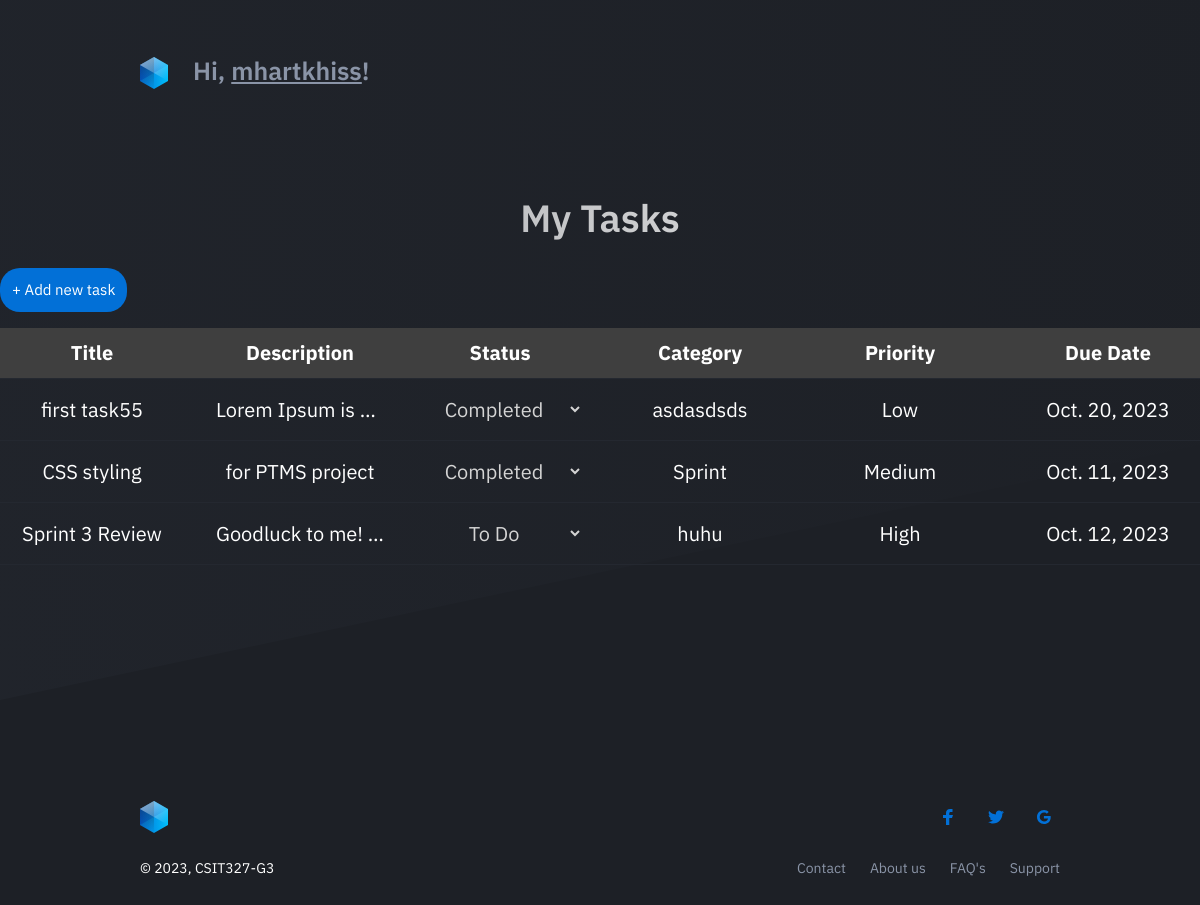
/tasks/ (signed in), run on an earlier commit of the app's database.
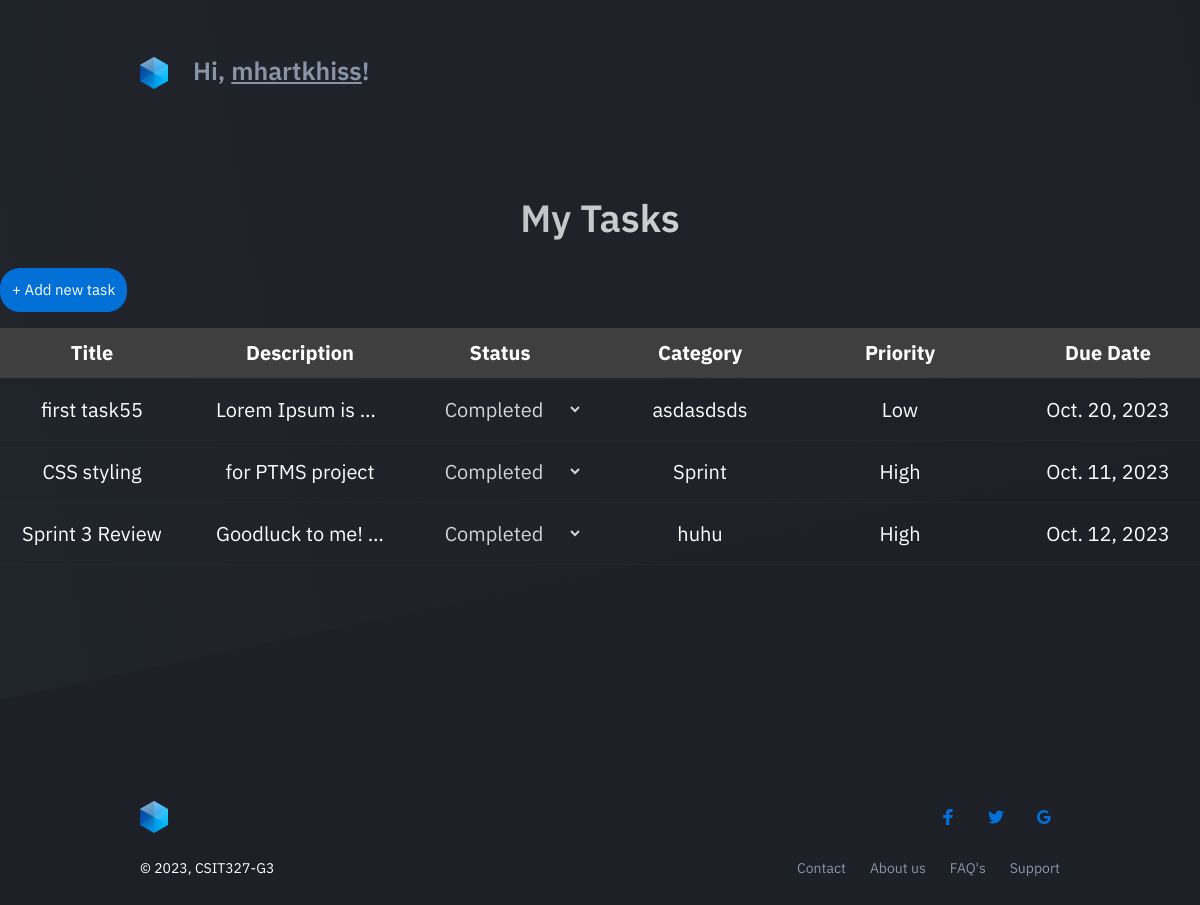
And on a later commit of the database.
### PTMSApp/models.py (models this page shows, shortened)
class Task(models.Model):
    title = models.CharField(max_length=255)
    description = models.TextField(null=True)
    priority = models.CharField(max_length=10)
    due_date = models.DateField()
    user = models.ForeignKey(User, on_delete=models.CASCADE)
    status = models.CharField(max_length=20, choices=(
        ('todo', 'To Do'),
        ('inprogress', 'In Progress'),
        ('completed', 'Completed'),
    ), default='todo')
    category = models.CharField(max_length=255, null=True)

### PTMSApp/views.py (the view)
# urls.py: path('tasks/', views.userprofile_view, name='userprofile'),
def userprofile_view(request):
    if request.user.is_authenticated:
        user = request.user
        tasks = Task.objects.filter(user=user)  # Retrieve tasks for the current user
        if request.method == 'POST':
            task_id = request.POST.get('task_id')
            new_status = request.POST.get('new_status')
            task = Task.objects.get(id=task_id)
            task.status = new_status
            task.save()
        has_tasks = len(tasks) > 0
        return render(request, 'PTMSApp/userprofile.html', {'user': user, 'tasks': tasks, 'has_tasks': has_tasks})
    else:
        return redirect('login')

### PTMSApp/templates/PTMSApp/userprofile.html (shortened to what this page needs)
{% load static %}
<!DOCTYPE html>
<html lang="en" class="no-js">
<head>
    <link rel="stylesheet" type="text/css" href="{% static 'css/style.css' %}">
    <link rel="stylesheet" type="text/css" href="{% static 'css/userprofile.css' %}">
</head>
<body class="is-boxed has-animations">
<div class="page-container">
    <div class="body-wrap">
        <header class="site-header">
            <div class="container">
                <div class="site-header-inner">
                    <div class="brand header-brand">
                        <h1 class="m-0">
                            <a href="#" class="header-link">
                                <div class="header">
                                    <img class="header-logo-image" src="{% static 'images/logo.svg' %}" alt="Logo">
                                    <p><strong>Hi, <span class="username">{{ user.username }}</span>!</strong></p>
                                </div>
                            </a>
                        </h1>
                    </div>
                </div>
            </div>
        </header>
        <main>
            <section class="user-tasks" id="taskSection">
                <div class="tasks-header">
                    <h2>My Tasks</h2>
                </div>
                <div class="button-container">
                    <button id="addTaskButton">+ Add new task</button>
                <table id="taskTable">
                    <thead>
                        <tr>
                            <th>Title</th>
                            <th>Description</th>
                            <th>Status</th>
                            <th>Category</th>
                            <th>Priority</th>
                            <th>Due Date</th>
                        </tr>
                    </thead>
                    <tbody>
                        {% for task in tasks %}
                        <tr class="task-row"
                            data-task-id="{{ task.id }}"
                            data-task-title="{{ task.title }}"
                            data-task-description="{{ task.description }}"
                            data-task-priority="{{ task.priority }}"
                            data-task-due-date="{{ task.due_date }}"
                            data-task-category="{{ task.category }}"
                            data-task-status="{{ task.status }}">
                            <td>{{ task.title }}</td>
                            <td>{{ task.description }}</td>
                            <td>
                                <select class="status-dropdown" data-task-id="{{ task.id }}">
                                    <option value="todo" {% if task.status == 'todo' %}selected{% endif %}>To Do</option>
                                    <option value="completed" {% if task.status == 'completed' %}selected{% endif %}>Completed</option>
                                </select>
                            </td>
                            <td>{{ task.category }}</td>
                            <td>{{ task.priority }}</td>
                            <td>{{ task.due_date }}</td>
                        </tr>
                        {% endfor %}
                    </tbody>
                </table>
            </div>
            </section>
            <section class="hero center">
            </section>
        </main>
        <footer class="site-footer">
            <div class="container">
                <div class="site-footer-inner">
                    <div class="brand footer-brand">
                        <a href="#">
                            <img class="header-logo-image" src="{% static 'images/logo.svg' %}" alt="Logo">
                        </a>
                    </div>
                    <ul class="footer-links list-reset">
                        <li>
                            <a href="#">Contact</a>
                        </li>
                        <li>
                            <a href="#">About us</a>
                        </li>
                        <li>
                            <a href="#">FAQ's</a>
                        </li>
                        <li>
                            <a href="#">Support</a>
                        </li>
                    </ul>
                    <ul class="footer-social-links list-reset">
                        <li>
                            <a href="#">
                                <svg width="16" height="16" xmlns="http://www.w3.org/2000/svg">
                                    <path d="M6.023 16L6 9H3V6h3V4c0-2.7 1.672-4 4.08-4 1.153 0 2.144.086 2.433.124v2.821h-1.67c-1.31 0-1.563.623-1.563 1.536V6H13l-1 3H9.28v7H6.023z" fill="#0270D7"/>
                                </svg>
                            </a>
                        </li>
                        <li>
                            <a href="#">
                            </a>
                        </li>
                        <li>
                            <a href="#">
                                <svg width="16" height="16" xmlns="http://www.w3.org/2000/svg">
                                    <path d="M7.9 7v2.4H12c-.2 1-1.2 3-4 3-2.4 0-4.3-2-4.3-4.4 0-2.4 2-4.4 4.3-4.4 1.4 0 2.3.6 2.8 1.1l1.9-1.8C11.5 1.7 9.9 1 8 1 4.1 1 1 4.1 1 8s3.1 7 7 7c4 0 6.7-2.8 6.7-6.8 0-.5 0-.8-.1-1.2H7.9z" fill="#0270D7"/>
                                </svg>
                            </a>
                        </li>
                    </ul>
                    <div class="footer-copyright">&copy; 2023, CSIT327-G3</div>
                </div>
            </div>
        </footer>
    </div>
</div>
</body>
</html>

### PTMSApp/static/css/style.css (style rules this page uses)
html { line-height:1.15;-ms-text-size-adjust:100%;-webkit-text-size-adjust:100% }
body { margin:0 }
article,aside,footer,header,nav,section { display:block }
h1 { font-size:2em;margin:0.67em 0 }
figcaption,figure,main { display:block }
a { background-color:transparent;-webkit-text-decoration-skip:objects }
b,strong { font-weight:inherit }
b,strong { font-weight:bolder }
img { border-style:none }
svg:not(:root) { overflow:hidden }
button,input,optgroup,select,textarea { font-family:sans-serif;font-size:100%;line-height:1.15;margin:0 }
button,input { overflow:visible }
button,select { text-transform:none }
button,html [type="button"],[type="reset"],[type="submit"] { -webkit-appearance:button }
html { box-sizing:border-box }
*,*:before,*:after { box-sizing:inherit }
body { background:#1D2026;-moz-osx-font-smoothing:grayscale;-webkit-font-smoothing:antialiased }
ul,ol { margin-top:0;margin-bottom:24px;padding-left:24px }
ul { list-style:disc }
img { height:auto;max-width:100%;vertical-align:middle }
img,svg { display:block }
table { border-collapse:collapse;margin-bottom:24px;width:100% }
tr { border-bottom:1px solid #242830 }
th { text-align:left }
th,td { padding:10px 16px }
th:first-child,td:first-child { padding-left:0 }
th:last-child,td:last-child { padding-right:0 }
html { font-size:20px;line-height:30px }
body { color:#8A94A7;font-size:1rem }
body,button,input,select,textarea { font-family:"IBM Plex Sans", sans-serif }
a { color:#8A94A7;text-decoration:underline }
h1,h2,h3,h4,h5,h6,.h1,.h2,.h3,.h4,.h5,.h6 { clear:both;color:#fff;font-weight:600 }
h1,.h1 { font-size:38px;line-height:48px;letter-spacing:0px }
@media (min-width: 641px) { h1,.h1 { font-size:44px;line-height:54px;letter-spacing:0px } }
h2,.h2 { font-size:32px;line-height:42px;letter-spacing:0px }
@media (min-width: 641px) { h2,.h2 { font-size:38px;line-height:48px;letter-spacing:0px } }
h1,h2,.h1,.h2 { margin-top:48px;margin-bottom:16px }
p { margin-top:0;margin-bottom:24px }
b,strong { font-weight:600 }
button,input,select,textarea,label { font-size:20px;line-height:30px }
.container,.container-sm { width:100%;margin:0 auto;padding-left:16px;padding-right:16px }
@media (min-width: 481px) { .container,.container-sm { padding-left:24px;padding-right:24px } }
.container { max-width:1128px }
.list-reset { list-style:none;padding:0 }
.m-0 { margin:0 }
.site-header { padding:24px 0 }
.site-header-inner { position:relative;display:flex;justify-content:space-between;align-items:center }
@media (min-width: 641px) { .site-header { position:relative } }
@media (min-width: 641px) { .site-header::before { content:'';position:absolute;top:0;left:0;width:100%;height:700px;background:#242830;background:linear-gradient(80deg, rgba(36,40,48,0.5) 0%, rgba(36,40,48,0) 100%);transform-origin:0;z-index: 0;transform:skewY(-12deg) } }
.hero { text-align:center;padding-top:48px;padding-bottom:88px }
@media (min-width: 641px) { .hero { text-align:left;padding-top:64px;padding-bottom:88px } }
.is-boxed { background:#242830 }
.body-wrap { background:#1D2026;overflow:hidden;display:flex;flex-direction:column;min-height:100vh }
main { flex:1 0 auto }
.site-footer { font-size:14px;line-height:22px;letter-spacing:0px }
.site-footer a { color:#8A94A7;text-decoration:none }
.site-footer-inner { position:relative;display:flex;flex-wrap:wrap;padding-top:48px;padding-bottom:48px }
.footer-brand,.footer-links,.footer-social-links,.footer-copyright { flex:none;width:100%;display:inline-flex;justify-content:center }
.footer-brand,.footer-links,.footer-social-links { margin-bottom:24px }
.footer-social-links li { display:inline-flex }
.footer-social-links li+li { margin-left:16px }
.footer-social-links li a { padding:8px }
.footer-links li+li { margin-left:24px }
@media (min-width: 641px) { .site-footer { margin-top:20px } }
@media (min-width: 641px) { .site-footer-inner { justify-content:space-between;padding-top:64px;padding-bottom:64px } }
@media (min-width: 641px) { .footer-brand,.footer-links,.footer-social-links,.footer-copyright { flex:50% } }
@media (min-width: 641px) { .footer-brand,.footer-copyright { justify-content:flex-start } }
@media (min-width: 641px) { .footer-links,.footer-social-links { justify-content:flex-end } }
@media (min-width: 641px) { .footer-links { order:1;margin-bottom:0 } }
body { font-family: 'IBM Plex Sans', sans-serif; background-color: #000; color: #fff; }
.container { max-width: 960px; margin: 0 auto; padding: 0 20px; }

What changed in the data, as far as the page shows it:
changed Task "CSS styling": priority "Medium" → "High"
changed Task "Sprint 3 Review": status+id "To Do" → "Completed"
